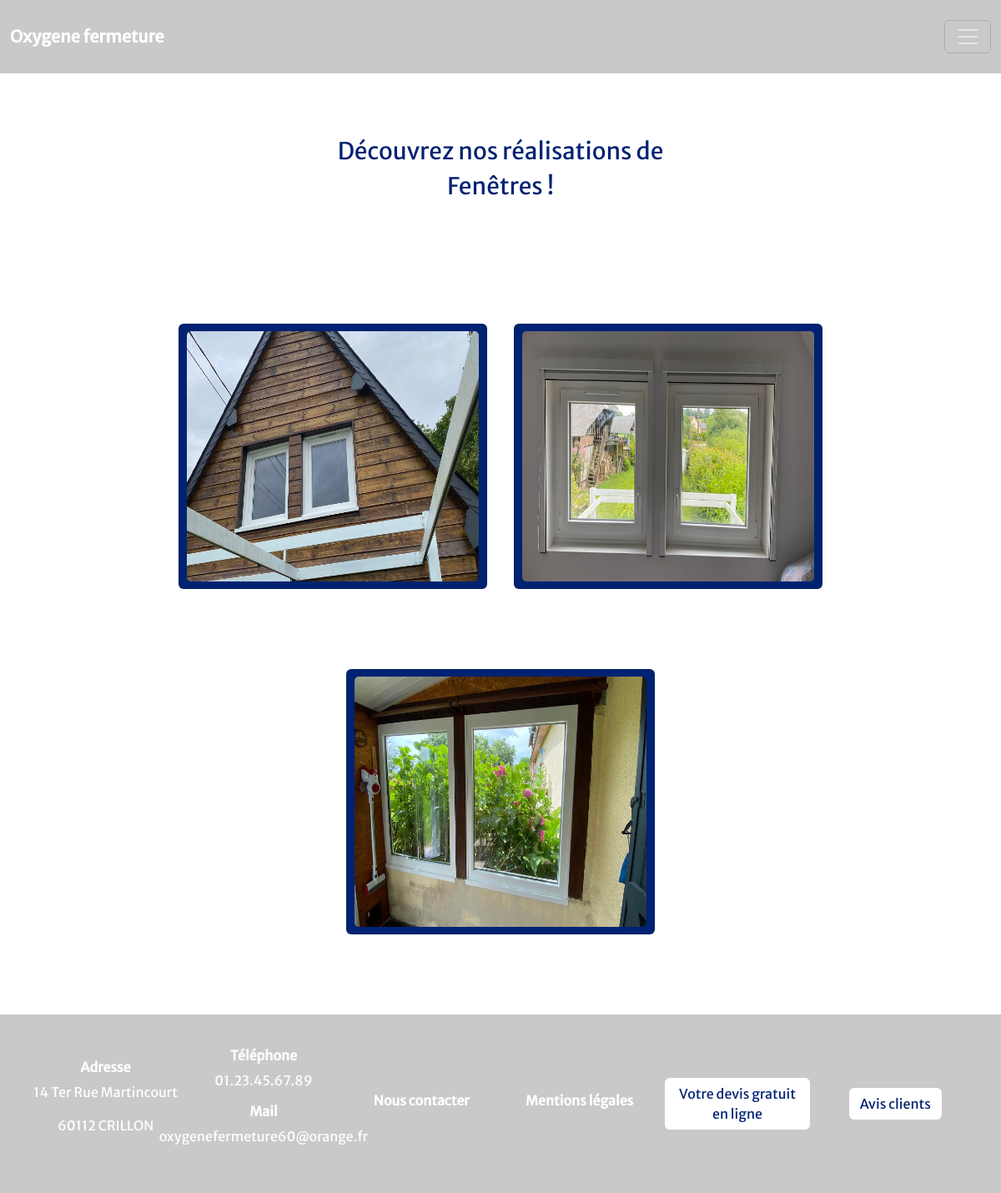
Page /index.php?action=realisationService&id=1 on the committed database.
### tables this page shows
CREATE TABLE IF NOT EXISTS `realisations` (
  `identifiantRealisation` int NOT NULL AUTO_INCREMENT,
  `imageRealisation` varchar(100) NOT NULL,
  `nomRealisation` varchar(100) NOT NULL,
  `identifiantService` int NOT NULL,
  PRIMARY KEY (`identifiantRealisation`),
  KEY `identifiantService` (`identifiantService`)
);

CREATE TABLE IF NOT EXISTS `information_entreprise` (
  `identifiantEntreprise` int NOT NULL AUTO_INCREMENT,
  `telephoneEntreprise` varchar(15) NOT NULL,
  `adresseEntreprise` varchar(100) NOT NULL,
  `codePostalEntreprise` varchar(10) NOT NULL,
  `villeEntreprise` varchar(50) NOT NULL,
  PRIMARY KEY (`identifiantEntreprise`)
);

### modeles/modele.inc.php (called while the page is built, shortened)
<?php
    function getConnexion(){
        $dsn ="mysql:host=$host;dbname=$bdd;";
        return new PDO($dsn, $login, $password, array(PDO::ATTR_ERRMODE => PDO::ERRMODE_EXCEPTION));
    }
    function getServiceAvecDetails($serviceId) {
        $connexion = getConnexion();
        $sql = "SELECT s.identifiantService AS id, s.nomService AS nom, s.imageService AS image, d.descriptionDetail AS detail
                FROM services s
                LEFT JOIN detailservice d ON s.identifiantService = d.identifiantService
                WHERE s.identifiantService = :serviceId";
        $requete = $connexion->prepare($sql);
        $requete->bindParam(':serviceId', $serviceId);
        $requete->execute();
        $serviceAvecDetails = null;
        while ($row = $requete->fetch(PDO::FETCH_ASSOC)) {
            if ($serviceAvecDetails === null) {
                $serviceAvecDetails = [
                    'id' => $serviceId,
                    'nom' => $row['nom'],
                    'image' => $row['image'],
                    'details' => []
                ];
            }
            if ($row['detail'] !== null) {
                $serviceAvecDetails['details'][] = $row['detail'];
            }
        }
        return $serviceAvecDetails;
    }
    function getRealisationsParService($serviceId, $offset = 0, $limit = 10) {
        $connexion = getConnexion();
        $sql = "SELECT r.*, s.nomService
                FROM realisations r
                INNER JOIN services s ON r.identifiantService = s.identifiantService
                WHERE r.identifiantService = :serviceId
                ORDER BY r.identifiantRealisation DESC
                LIMIT :offset, :limit";
        $requete = $connexion->prepare($sql);
        $requete->bindParam(':serviceId', $serviceId, PDO::PARAM_INT);
        $requete->bindParam(':offset', $offset, PDO::PARAM_INT);
        $requete->bindParam(':limit', $limit, PDO::PARAM_INT);
        $requete->execute();
        return $requete->fetchAll(PDO::FETCH_ASSOC);
    }
    function getInformationEntreprise() {
        $connexion = getConnexion();
        $sql = "SELECT * FROM information_entreprise WHERE identifiantEntreprise = 1";
        $requete = $connexion->query($sql);
        return $requete->fetch(PDO::FETCH_ASSOC);
    }

### vues/vueHeader.php (the view, shortened to what this page needs)
<!DOCTYPE html>
<html lang="fr">
<head>
    <link href='https://cdn.jsdelivr.net/npm/bootstrap@5.3.2/dist/css/bootstrap.min.css' rel='stylesheet'>
    <link rel="stylesheet" href="https://cdn.jsdelivr.net/npm/bootstrap-icons@1.11.3/font/bootstrap-icons.css">
    <link href="https://cdnjs.cloudflare.com/ajax/libs/lightbox2/2.11.3/css/lightbox.min.css" rel="stylesheet">
    <link rel="stylesheet" href="https://cdn.jsdelivr.net/npm/bootstrap-table@1.22.6/dist/bootstrap-table.min.css">
    <link rel="stylesheet" href="./style/style.css">
</head>
<body>
<?php if ($action === "connexion" || $action === "connexionMAJ") { ?>
    <nav class="navbar navbar-expand-xxl maNav">
        <div class="container-fluid my-3">
          <a class="navbar-brand text-white fw-bold" href="index.php">Oxygene fermeture</a>
            <button class="navbar-toggler" type="button" data-bs-toggle="collapse" data-bs-target="#navbarNavAltMarkup" aria-controls="navbarNavAltMarkup" aria-expanded="false" aria-label="Toggle navigation" data-bs-theme="dark">
                <span class="navbar-toggler-icon"></span>
            </button>
        </div>
    </nav>
<?php } else { ?>
    <nav class="navbar navbar-expand-xxl maNav">
        <div class="container-fluid my-3">
          <a class="navbar-brand text-white fw-bold" href="index.php">Oxygene fermeture</a>
            <button class="navbar-toggler" type="button" data-bs-toggle="collapse" data-bs-target="#navbarNavAltMarkup" aria-controls="navbarNavAltMarkup" aria-expanded="false" aria-label="Toggle navigation" data-bs-theme="dark">
                <span class="navbar-toggler-icon"></span>
            </button>
        </div>
    </nav>
<?php } ?>
    <main class="container-fluid contenu d-flex justify-content-center flex-column align-items-center flex-grow-1">

### vues/vueDetailRealisation.php (shortened to what this page needs)
<div class="container d-flex justify-content-center flex-column align-items-center">
    <div class="text-center mt-5 pt-4" style="width: 60%;">
        <p class="fs-3 texte mb-5">
            Découvrez nos réalisations de <?= htmlspecialchars($service['nom']); ?> !
        </p>
    </div>
    <div class="gallery d-flex row row-cols-1 row-cols-md- g-4 d-flex justify-content-center align-items-center my-5">
        <?php foreach ($realisations as $realisation) { ?>
            <div class="card grandeCartePhotoDetail my-5 text-white text-center py-2 px-2 mx-3" style="width: 370px;">
                <a href="<?= htmlspecialchars($realisation['imageRealisation']); ?>" class="photoCarte" data-lightbox="mygallery">
                    <img src="<?= htmlspecialchars($realisation['imageRealisation']); ?>" class="card-img" style="width: 350px; height: 300px;" alt="<?= htmlspecialchars($realisation['nomRealisation']); ?>">
                </a>
            </div>
        <?php } ?>
    </div>
</div>

### vues/vueFooter.php (shortened to what this page needs)
</main>
 <?php
if ($action === "connexion" || $action === "connexionMAJ") {
?>
<footer>
</footer>
<?php
} else {
?>
<footer class="monFooter ">
    <div class="p-4">
        <div class="row row-cols-1 row-cols-sm-2 row-cols-md-3 row-cols-lg-3 row-cols-xl-6 g-3">
        <div class="col">
            <h6 class="fs-6 fw-bold">
                Adresse
            </h6>
            <p>
                <span><?= htmlspecialchars($infoEntreprise['adresseEntreprise']); ?></span>
            </p>
            <p>
                <span><?= htmlspecialchars($infoEntreprise['codePostalEntreprise']); ?> <?= htmlspecialchars($infoEntreprise['villeEntreprise']); ?></span>
            </p>
        </div>
        <div class="col">
            <h6 class="fs-6 fw-bold">
                Téléphone
            </h6>
            <p>
                <span><?= htmlspecialchars($infoEntreprise['telephoneEntreprise']); ?></span>
            </p>
            <h6 class="fs-6 fw-bold">
                Mail
            </h6>
            <p>
                <span class="fs-6">oxygenefermeture60@orange.fr</span>
            </p>
        </div>
        <div class="col">
            <h6 class="fs-6 fw-bold">
                <a class="text-decoration-none text-white" href="index.php?action=nousContacter">Nous contacter</a>
            </h6>
        </div>
        <div class="col">
            <h6 class="fs-6 fw-bold">
                <a class="text-decoration-none text-white" href="index.php?action=mentionsLegales">Mentions légales</a>
            </h6>
        </div>
        <div class="col">
            <a href="index.php?action=devis" class="btn bouton" role="button" aria-pressed="true">Votre devis gratuit en ligne</a>
        </div>
        <div class="col">
            <a href="index.php?action=avis" class="btn bouton" role="button" aria-pressed="true">Avis clients</a>
        </div>
        </div>
    </div>
</footer>
<?php
}
?>
</body>
</html>

### style/style.css (style rules this page uses)
body { --bleu : #002273; --fond : rgba(0, 0, 0, 0.21); font-family: 'MerriweatherSans', sans-serif; background-image: url("../images/background.png"); background-size: cover; background-repeat: no-repeat; background-attachment: fixed; }
.maNav { background-color: var(--fond); color: white; }
.bouton { color: var(--bleu); background-color: white; }
.contenu { background-color: rgb(255, 255, 255); width: 70%; }
.grandeCartePhotoDetail { background-color: var(--bleu); position: relative; }
.texte { color: var(--bleu); }
.monFooter { background-color: var(--fond); color: white; }
footer div.col { display: flex; flex-direction: column; justify-content: center; align-items: center; }
html, body { height: 100%; margin: 0; display: flex; flex-direction: column; }
main { flex: 1; display: flex; flex-direction: column; justify-content: center; align-items: center; width: 100%; }
footer { background-color: var(--fond); color: white; text-align: center; padding: 1rem; position: relative; width: 100%; }

### rows in the picture
realisations: imageRealisation (picture)
realisations: imageRealisation (picture)
realisations: imageRealisation (picture)
information_entreprise: adresseEntreprise "14 Ter Rue Martincourt", codePostalEntreprise "60112", villeEntreprise "CRILLON", telephoneEntreprise "01.23.45.67.89"

### other values in the picture
$service['nom'] "Fenêtres"
